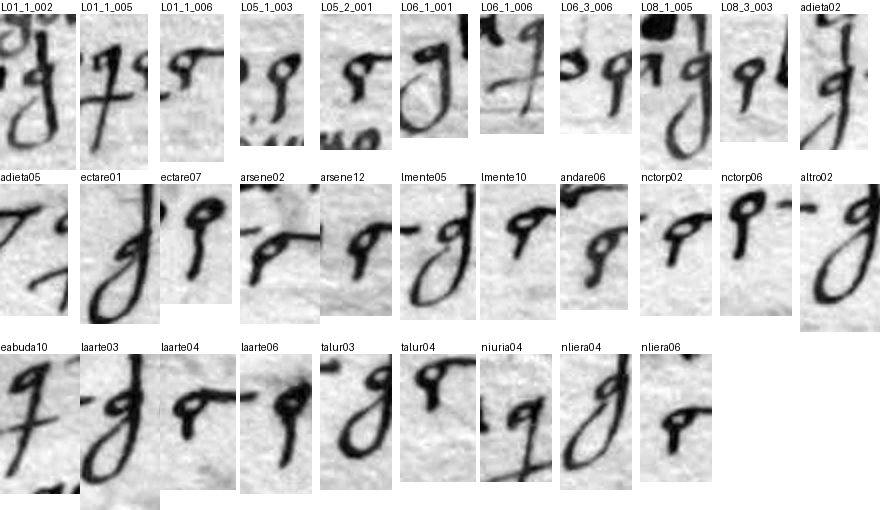
#> input picture ciphers/decode-1162-modena-ambung-1492/sorter/tiles_contact.png, 880 x 510 px, given in place of src_ark_12148_btv1b9060906j_f156_680_1830_3060_3520.jpg, which was not available
$ python build_inputs.py
#> lines starting #> are read from the running program, lines starting #| are printed output that depends on the picture; after the words box and inside, x2 and y2 are one past the last pixel; in counts of white or black regions, pixels touching at a corner belong together
#!/usr/bin/env python3
"""PISANY-SORTER (4 Oct 2026): owner sign-sorter inputs for Pisany to Henry III, Rome, 17 Jun 1585, BnF fr.16045 f.75r
(Gallica canvas 156), the 22 cipher lines PIS-T transcribed (two blind Sonnet passes, err_2reader 0.430, inventory unsettled).
Worked example: ciphers/fr16106-vivonne-longlee-1579/sorter/build_inputs.py (same method, same file layout).

Pages: one strip per line, following the line's own slant (traces()), cut from the public Gallica native region already on
disk (images/src_ark_12148_btv1b9060906j_f156_680_1830_3060_3520.jpg; images/manifest.json names it), full region width so
every strip shares one x origin, written to sorter/pages/f75_L<nn>.jpg -- the sorter draws lines n-1 / n+1 above and below
at the same x window. The clear opening line and the cipher tail of clear line 6 above L01 are not cut (PIS-T did not read them).
Tiles: APPROXIMATE. A column ink profile splits each strip into blobs; the blob list is fitted to the line's number of aligned
columns in tx/ciphertext_draft.tsv (tools/reconcile_passes.py alignment of pass A and pass B) by merging the narrowest blob
into its nearer neighbour or halving the widest one, and column k gets blob k. Signs touch and the superscript crosses sit
between lines, so a tile can be one or two positions from the sign its label came from; the context view decides.
Labels (piles): agreed column -> that label (e.g. `S15`); split column -> `A/B` (pass A / pass B, e.g. `S10/S41`) when that
pair occurs at least MINPAIR times, else `split-rare`; a column only one reader saw -> `<sign>+1r` when it occurs at least
MINPAIR times, else `one-reader`. A reader's trailing `?` (unsure) is dropped from the pile name; `?[shape]` (no matching
cell) becomes `NOCELL`. family = pass A's label (or the single reader's), so split piles sit beside their agreed pile.
Pile names are the shape labels of tx/SIGNS.md (cells of Tomokiyo's 1585 table); no plaintext value is in sorter/.
L02: pass A read only 29 signs against B's 54, so most of that line sits in `+1r` / `one-reader` piles.
Focus: the four confusable groups both readers named (NOTES.md: S15/S40/S13/S61, S10/S41/S02, S36/S42/S23, S46/S48/S25)
first, then the other most frequent splits; up to three tiles per pair, at most 40.

  python3 ciphers/fr16045-pisany-rome-1585/sorter/build_inputs.py     (writes sorter/signs.tsv, labels.tsv, focus.tsv, fit.tsv, pages/)
"""
import csv, json
from collections import Counter, defaultdict
from pathlib import Path
from PIL import Image
import numpy as np
T = Path(__file__).resolve().parents[1]; S = T / 'sorter'; P = S / 'pages'; P.mkdir(exist_ok=True)
INK = 150; MINPAIR = 4; PER_PAIR = 3; NFOCUS = 40; Y0 = 1830      # region top in canvas px
GROUPS = [{'S15', 'S40', 'S13', 'S61'}, {'S10', 'S41', 'S02'}, {'S36', 'S42', 'S23'}, {'S46', 'S48', 'S25'}]
SRC = 'src_ark_12148_btv1b9060906j_f156_680_1830_3060_3520.jpg'
src = Image.open(T / 'images' / SRC).convert('L'); ink = np.array(src) < INK   # paper ~215, stain ~130-190, ink ~70-130
#> further down, src is the input picture: PIL image 880x510 L; min 0, max 255, mean 205.9
#> after `ink = np.array(src) < INK`:
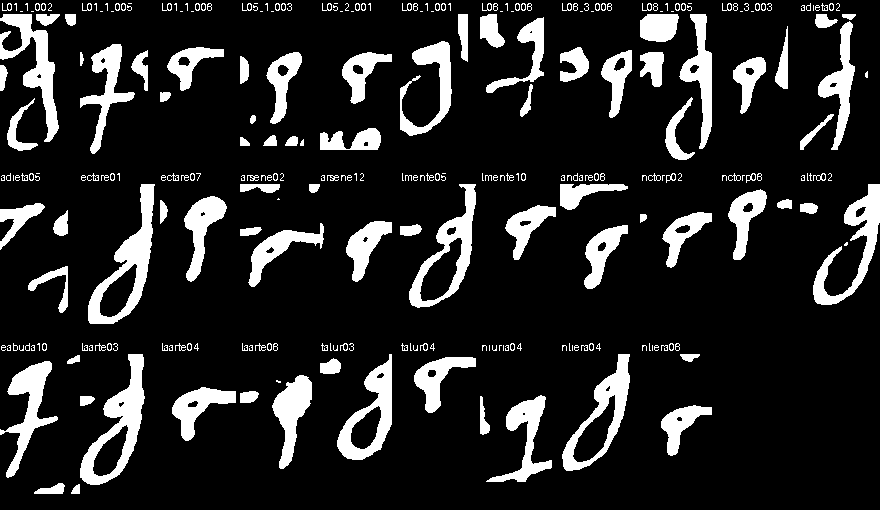
#> ink: shape (510, 880) bool; 14.6% white; 292 white regions (132 under 20 px), largest, box (x1, y1, x2, y2) and area: (80, 354, 145, 485) 2975, (88, 184, 155, 324) 2923, (813, 184, 880, 305) 2454
H, W = ink.shape; PITCH = 140; WIN = 300
#> after `H, W = ink.shape`: H = 510; W = 880


def smooth(v, k):
    return np.convolve(v.astype(float), np.ones(k) / k, 'same')


# [67 lines left out: functions anchors, traces, blobs, fit, norm, not called in this run]


def main():
    global signs, labels
    draft = defaultdict(list)
    for r in csv.DictReader(open(T / 'tx' / 'ciphertext_draft.tsv'), delimiter='\t'):
        a = norm(r['sign']) or 'UNREAD'
        if r['why'] == 'agree':
            draft[r['line']].append(('agree', a, a))
        else:
            who, other = r['alt'].split(':', 1); other = norm(other) or 'UNREAD'
            A, B = (a, other) if who == 'B' else (other, a)
            draft[r['line']].append(('gap' if r['why'] == 'gap' else 'differ', A, B))
    pairs = Counter((A, B) for v in draft.values() for k, A, B in v if k == 'differ')
    ones = Counter((A if A != '-' else B) for v in draft.values() for k, A, B in v if k == 'gap')
    signs, labels, cand, stats = [], [], defaultdict(list), []
    for n, tr in enumerate(traces(), 1):
        page = f'f75_L{n:02d}'; line = f'L{n:02d}'
        y0 = max(0, int(tr.min() - .75 * PITCH)); y1 = min(H, int(tr.max() + .75 * PITCH))
        src.crop((0, y0, W, y1)).save(P / f'{page}.jpg', quality=82)
        ty = np.arange(H)[:, None]; cen = tr[None, :]
        core = ink & (np.abs(ty - cen) < .40 * PITCH); zone = ink & (np.abs(ty - cen) < .60 * PITCH)
        bl = blobs(core); cols = draft[line]; boxes = fit(bl, len(cols), smooth(core.sum(0), 5))
        stats.append((page, len(bl), len(cols)))
        for k, ((kind, A, B), (x0, x1)) in enumerate(zip(cols, boxes), 1):
            sid = f'{page}_{k:02d}'
            ys = np.where(zone[:, x0:x1 + 1].sum(1) > 0)[0]
            ty0, ty1 = (int(ys.min()), int(ys.max())) if len(ys) else (y0, y1 - 1)
            signs.append(dict(sid=sid, page=page, x=x0, y=ty0 - y0, w=x1 - x0 + 1, h=ty1 - ty0 + 1))
            if kind == 'agree':
                lab = fam = A
            elif kind == 'differ':
                lab = f'{A}/{B}' if pairs[(A, B)] >= MINPAIR else 'split-rare'; fam = A
                cand[(A, B)].append(sid)
            else:
                one = A if A != '-' else B; lab = f'{one}+1r' if ones[one] >= MINPAIR else 'one-reader'; fam = one
            labels.append(dict(sid=sid, sign=lab, family=fam))


    def ingroup(p):
        return any(p[0] in g and p[1] in g for g in GROUPS)


    order = sorted(pairs, key=lambda p: (not ingroup(p), -pairs[p]))
    focus = []
    for A, B in order:
        sids = cand[(A, B)]; step = max(1, len(sids) // PER_PAIR)
        for sid in sids[::step][:PER_PAIR]:
            tag = ' (confusable group named by both readers)' if ingroup((A, B)) else ''
            focus.append((sid, f'{sid.split("_", 1)[1]}: reader A {A}, reader B {B} (x{pairs[(A, B)]} on the page){tag}; which, or another sign?'))
        if len(focus) >= NFOCUS:
            break
    for name, rows in (('signs.tsv', signs), ('labels.tsv', labels)):
        with open(S / name, 'w', newline='') as o:
            w = csv.DictWriter(o, fieldnames=list(rows[0]), delimiter='\t'); w.writeheader(); w.writerows(rows)
    with open(S / 'focus.tsv', 'w') as o:
        for sid, q in focus[:NFOCUS]:
            o.write(f'{sid}\t{q}\n')
    with open(S / 'fit.tsv', 'w') as o:
        o.write('page\tblobs\tcolumns\n'); o.writelines(f'{p}\t{b}\t{c}\n' for p, b, c in stats)
    print(len(signs), 'tiles;', len(stats), 'pages;', len(set(l['sign'] for l in labels)), 'piles;', len(focus[:NFOCUS]), 'focus tiles')


if __name__ == '__main__':
#> (the run stopped early here; a loop or call above may not have finished)

$ run again, on ciphers/fr16045-pisany-rome-1585/images/f244r_L07_s2.jpg
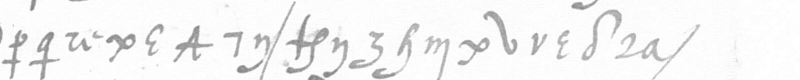
#> input picture ciphers/fr16045-pisany-rome-1585/images/f244r_L07_s2.jpg, 1600 x 160 px, given in place of src_ark_12148_btv1b9060906j_f156_680_1830_3060_3520.jpg, which was not available (shown at 1/2 size)
#> `ink = np.array(src) < INK`:
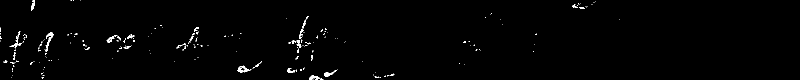
#> ink: shape (160, 1600) bool (shown at 1/2 size); 0.96% white in thin lines or dots, all inside (x1, y1, x2, y2) = (0, 0, 1240, 160)
